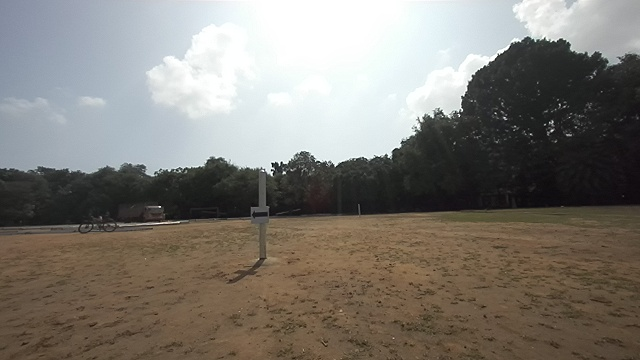
#> input picture learning_tasks/learning_task_1/arrow_left.jpg, 640 x 360 px
$ python arrow_dir_8.py
#> lines starting #> are read from the running program, lines starting #| are printed output that depends on the picture; after the words box and inside, x2 and y2 are one past the last pixel; in counts of white or black regions, pixels touching at a corner belong together
import cv2
import numpy as np
import matplotlib.pyplot as plt

def process_arrow(img_path):
    # Loading the image
#> called with img_path = 'arrow_left.jpg'
    img_orig = cv2.imread(img_path)
#> img_orig is the input picture: shape (360, 640, 3); mean B, G, R 115.6, 122.6, 127.1

    if img_orig is None:
        # If the image isn't found, return a blank black image with an error text
        blank_img = np.zeros((300, 400, 3), dtype=np.uint8)
        cv2.putText(blank_img, "Image Not Found", (50, 150), cv2.FONT_HERSHEY_SIMPLEX, 1, (0, 0, 255), 2)
        return blank_img, "File Missing"

    # --- DEBUG 1: Original Image ---
    # cv2.imshow("Debug 1: Original Image", img_orig)
    # cv2.waitKey(0)

    # --- CROPPING LOGIC ---
    # Top 30%, Left 5%, Right 5% of the ORIGINAL image (No Zoom, No Bottom Crop)
    height, width = img_orig.shape[:2]
#> height = 360; width = 640
    y_start = int(height * 0.30)
#> y_start = 108
    y_end = height
#> y_end = 360
    x_start = int(width * 0.05)
#> x_start = 32
    x_end = int(width * 0.95)
#> x_end = 608

    img_cropped = img_orig[y_start:y_end, x_start:x_end]

    # --- DEBUG 2: Cropped Region of Interest ---
    # cv2.imshow("Debug 2: Cropped Image", img_cropped)
    # cv2.waitKey(0)

    crop_height, crop_width = img_cropped.shape[:2]
#> crop_height = 252; crop_width = 576
    gray_cropped = cv2.cvtColor(img_cropped, cv2.COLOR_BGR2GRAY)
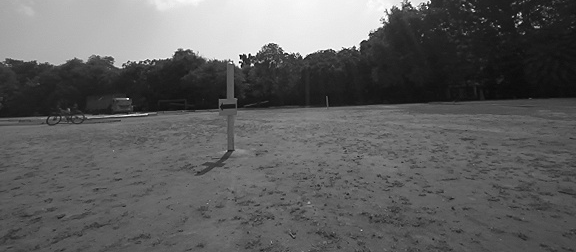
#> gray_cropped: shape (252, 576); min 1, max 255, mean 95.3

    # --- ADAPTIVE BINARY THRESHOLDING ---
    binary_cropped = cv2.adaptiveThreshold(
        gray_cropped,
        255,
        cv2.ADAPTIVE_THRESH_GAUSSIAN_C,
        cv2.THRESH_BINARY_INV,
        21,
        5
    )
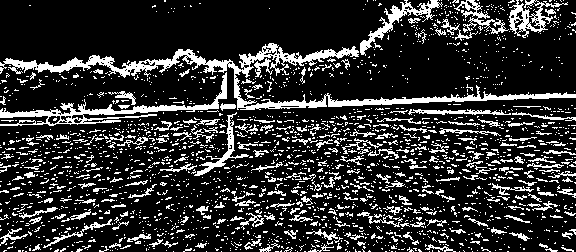
#> binary_cropped: shape (252, 576); 19% white in thin lines or dots

    # --- DEBUG 3: Adaptive Threshold ---
    # cv2.imshow("Debug 3: Adaptive Threshold Mask", binary_cropped)
    # cv2.waitKey(0)

    # Morphological closing removed.

    # --- FIND CONTOURS (Using RETR_TREE) ---
    contours_cropped, _ = cv2.findContours(binary_cropped, cv2.RETR_TREE, cv2.CHAIN_APPROX_SIMPLE)
#> contours_cropped = 2496 contours, 2381 with area under 20; largest, box (x1, y1, x2, y2) and area: (0, 43, 576, 110) 4212, (0, 72, 227, 126) 1630, (509, 0, 568, 38) 755, (360, 0, 443, 56) 692, (454, 0, 509, 34) 410

    valid_contours = []

    for cnt in contours_cropped:
        x, y, w, h = cv2.boundingRect(cnt)
        touches_edge = (x <= 10 or y <= 10 or (x + w) >= (crop_width - 10) or (y + h) >= (crop_height - 10))

        if not touches_edge and h > 0:
            area = cv2.contourArea(cnt)
            aspect_ratio = float(w) / h

            # Area > 50, Aspect Ratio between 1.0 and 4.0 (Length limit removed)
            if area > 50 and (1.0 < aspect_ratio < 4.0):

                # --- The Geometry Filter ---
                blank_mask = np.zeros(gray_cropped.shape, dtype=np.uint8)
                cv2.drawContours(blank_mask, [cnt], -1, 255, 1)
                lines = cv2.HoughLinesP(blank_mask, 1, np.pi/180, threshold=20, minLineLength=20, maxLineGap=5)

                if lines is not None:

                    # --- THE "HALO" BACKGROUND CHECK ---
                    single_arrow_mask = np.zeros(gray_cropped.shape, dtype=np.uint8)
                    cv2.drawContours(single_arrow_mask, [cnt], -1, 255, thickness=cv2.FILLED)

                    dilate_kernel = np.ones((3, 3), np.uint8)
                    inner_mask = cv2.dilate(single_arrow_mask, dilate_kernel, iterations=1)
                    outer_mask = cv2.dilate(single_arrow_mask, dilate_kernel, iterations=5)

                    halo_mask = cv2.subtract(outer_mask, inner_mask)
                    normal_binary = cv2.bitwise_not(binary_cropped)
                    mean_halo_color = cv2.mean(normal_binary, mask=halo_mask)[0]

                    # --- DEBUG 4: Halo Testing Area ---
                    # cv2.imshow("Debug 4: Halo Ring Testing Area", halo_mask)
                    # cv2.waitKey(0)

                    if mean_halo_color > 200:
                        valid_contours.append(cnt)
#> this loop made 2496 passes
#> (x, y, w, h, touches_edge) on passes 2 to 4: (472, 251, 1, 1, True), (459, 251, 1, 1, True), (429, 251, 1, 1, True)
#> blank_mask: shape (252, 576); 0.03% white in thin lines or dots, all inside (x1, y1, x2, y2) = (488, 20, 502, 32)
#> normal_binary: shape (252, 576); 81% white; black in thin lines or dots
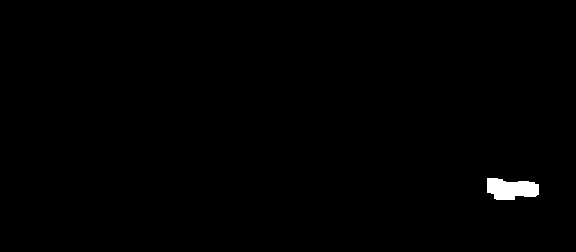
#> outer_mask: shape (252, 576); 0.6% white; 1 white region, box (x1, y1, x2, y2) and area: (487, 178, 539, 200) 867
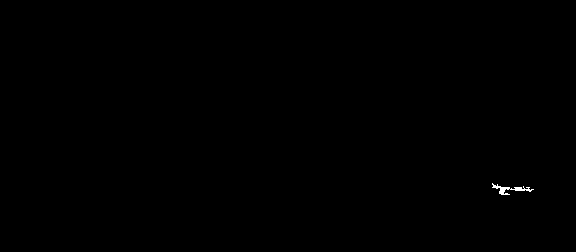
#> single_arrow_mask: shape (252, 576); 0.1% white; 1 white region
#> after the loop, valid_contours = 3 contours; box (x1, y1, x2, y2) and area: (492, 183, 534, 195) 90, (19, 207, 58, 219) 65, (306, 229, 338, 240) 62

    output_img_cropped = img_cropped.copy()
    cv2.drawContours(output_img_cropped, valid_contours, -1, (0, 255, 0), 2)
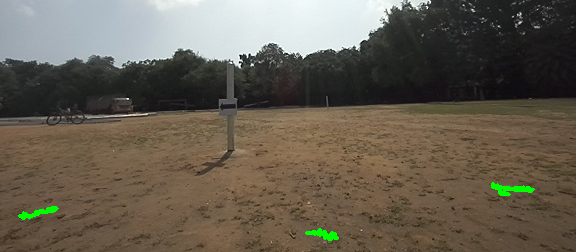
#> output_img_cropped: shape (252, 576, 3); mean B, G, R 81.8, 94.8, 102.6

    detected_direction = "Not Found"

    if len(valid_contours) > 0:
        largest_contour = max(valid_contours, key=cv2.contourArea)
#> largest_contour = contour of 74 points, box (x1, y1, x2, y2) (492, 183, 534, 195), area 90

        M_cropped = cv2.moments(largest_contour)
#> M_cropped = moments, m00 90, centre m10/m00, m01/m00 = (508.7, 188.9)

        if M_cropped["m00"] != 0:
            cX_cropped = int(M_cropped["m10"] / M_cropped["m00"])
#> cX_cropped = 508
            cY_cropped = int(M_cropped["m01"] / M_cropped["m00"])
#> cY_cropped = 188

            leftmost = tuple(largest_contour[largest_contour[:,:,0].argmin()][0])
#> leftmost = (492, 183)
            rightmost = tuple(largest_contour[largest_contour[:,:,0].argmax()][0])
#> rightmost = (533, 189)

            dist_to_left = np.sqrt((cX_cropped - leftmost[0])**2 + (cY_cropped - leftmost[1])**2)
#> dist_to_left = 16.76
            dist_to_right = np.sqrt((cX_cropped - rightmost[0])**2 + (cY_cropped - rightmost[1])**2)
#> dist_to_right = 25.02

            isolated_arrow_mask = np.zeros(gray_cropped.shape, dtype=np.uint8)
            cv2.drawContours(isolated_arrow_mask, [largest_contour], -1, 255, thickness=cv2.FILLED)
            dist_transform = cv2.distanceTransform(isolated_arrow_mask, cv2.DIST_L2, 5)

            # --- DEBUG 5: Distance Transform ---
            # cv2.imshow("Debug 5: Distance Transform Heatmap", cv2.normalize(dist_transform, None, 0, 1.0, cv2.NORM_MINMAX))
            # cv2.waitKey(0)

            cv2.circle(output_img_cropped, (cX_cropped, cY_cropped), 5, (0, 0, 255), -1)
#> output_img_cropped: shape (252, 576, 3); 0.06% of pixels changed, all inside (x1, y1, x2, y2) = (503, 183, 514, 194)
            cv2.circle(output_img_cropped, leftmost, 4, (255, 0, 0), -1)
#> output_img_cropped: shape (252, 576, 3); mean B, G, R 81.8, 94.7, 102.7
            cv2.circle(output_img_cropped, rightmost, 4, (255, 0, 0), -1)

            if dist_to_right < dist_to_left:
                detected_direction = "right arrow"
            else:
                detected_direction = "left arrow"

            text_position = (cX_cropped + 15, cY_cropped - 15)
#> text_position = (523, 173)
            cv2.putText(output_img_cropped, detected_direction, text_position,
                        cv2.FONT_HERSHEY_SIMPLEX, 0.6, (255, 0, 255), 2)
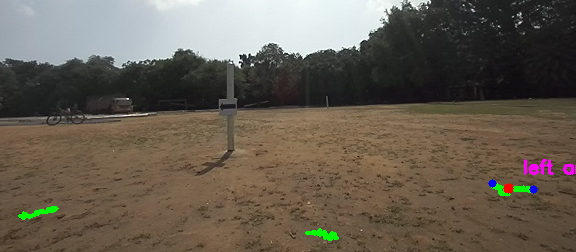
#> output_img_cropped: shape (252, 576, 3); mean B, G, R 82.4, 94.5, 103

    # Return the processed image and the final text logic for the Matplotlib title
    return output_img_cropped, detected_direction


# ==========================================
# MAIN BATCH PROCESSING & MATPLOTLIB PLOTTING
# ==========================================

print("Starting Batch Processing...")

# --- UPDATED: The 6 files you want to process ---
image_files = [
    "arrow_left.jpg", "arrow_right.jpg",
    "arrow_left_2.jpg", "arrow_right_2.jpg",
    "arrow_left_3.jpg", "arrow_right_3.jpg"
]

# Set up a 3x2 grid in Matplotlib
fig, axes = plt.subplots(3, 2, figsize=(12, 10))
fig.canvas.manager.set_window_title('Arrow Detection Pipeline Results')

# Flatten the axes array to easily iterate over it
axes = axes.flatten()

for i, filename in enumerate(image_files):
    print(f"Processing: {filename}...")

    # Pass the image through our pipeline
    processed_img, direction = process_arrow(filename)
#> direction = 'left arrow'

    # OpenCV uses BGR, but Matplotlib requires RGB format to display colors correctly
    img_rgb = cv2.cvtColor(processed_img, cv2.COLOR_BGR2RGB)

    # Plot the image on the corresponding grid square
    axes[i].imshow(img_rgb)
    axes[i].set_title(f"File: {filename}\nResult: {direction}", fontweight="bold")
    axes[i].axis('off')  # Hide the X and Y axis tick marks
#> pass 2 of the loop `for i, filename in enumerate(image_files):`:
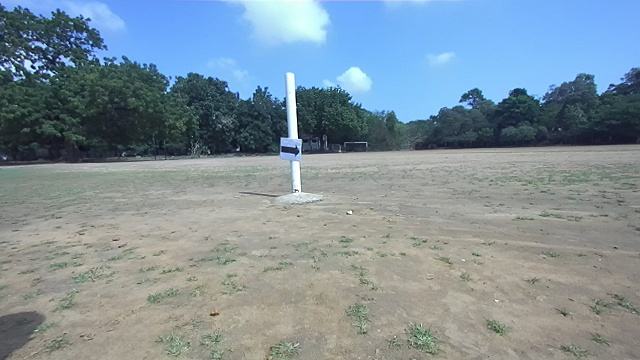
#> input picture learning_tasks/learning_task_1/arrow_right.jpg, 640 x 360 px
#> in process_arrow, img_orig is the input picture: shape (360, 640, 3); mean B, G, R 154.6, 144.8, 128.3
#> in process_arrow (call 2), `binary_cropped = cv2.adaptiveThreshold( gray_cropped, 255, cv2.ADAPTIV..`:
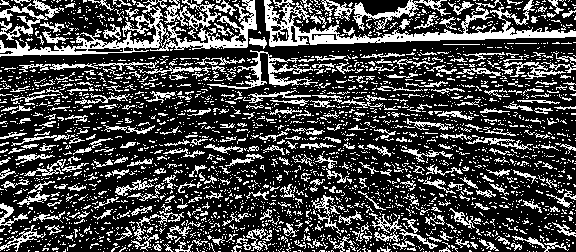
#> binary_cropped: shape (252, 576); 27.8% white in thin lines or dots
#> contours_cropped = 3580 contours, 3370 with area under 20; largest, box (x1, y1, x2, y2) and area: (0, 0, 257, 57) 4284, (264, 0, 576, 47) 3404, (149, 1, 209, 44) 824, (321, 0, 451, 31) 819, (207, 50, 318, 89) 582
#> the loop in process_arrow (call 2), `for cnt in contours_cropped:` made 3580 passes
#> cnt on passes 22 to 24: [[192, 251]], [[143, 251]], [[103, 251]]
#> isolated_arrow_mask: shape (252, 576); 0.64% white; 1 white region, box (x1, y1, x2, y2) and area: (207, 50, 318, 89) 926
#> in process_arrow (call 2), `cv2.putText(output_img_cropped, detected_direction, text_position, cv2..`:
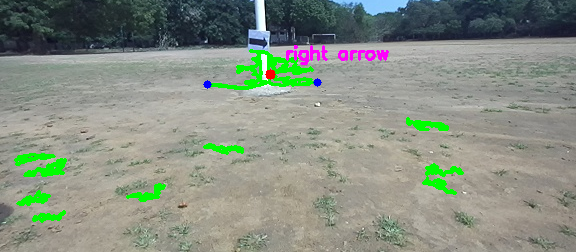
#> output_img_cropped: shape (252, 576, 3); mean B, G, R 130.7, 143, 134.8
#> pass 3 of the loop `for i, filename in enumerate(image_files):`:
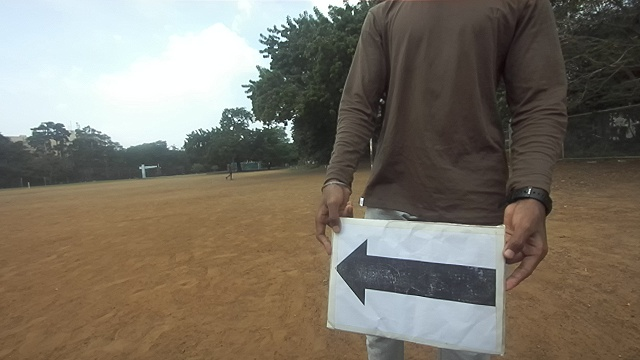
#> input picture learning_tasks/learning_task_1/arrow_left_2.jpg, 640 x 360 px
#> in process_arrow, img_orig is the input picture: shape (360, 640, 3); mean B, G, R 103, 115.3, 122.7
#> in process_arrow (call 3), `binary_cropped = cv2.adaptiveThreshold( gray_cropped, 255, cv2.ADAPTIV..`:
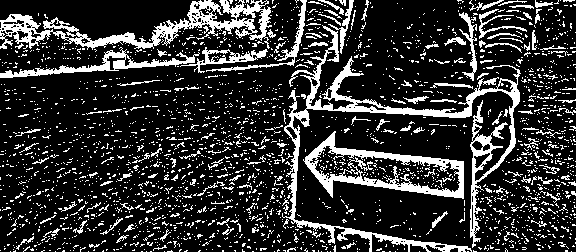
#> binary_cropped: shape (252, 576); 19.8% white; 2477 white regions (2338 under 20 px), largest, box (x1, y1, x2, y2) and area: (282, 25, 521, 252) 6084, (0, 0, 272, 50) 3859, (303, 131, 464, 199) 2844
#> the loop in process_arrow (call 3), `for cnt in contours_cropped:` made 2799 passes
#> cnt on passes 1 to 3: [[571, 251]], [[467, 251], [468, 251]], [[419, 251]]
#> isolated_arrow_mask: shape (252, 576); 3.9% white; 1 white region, box (x1, y1, x2, y2) and area: (303, 131, 464, 199) 5721
#> in process_arrow (call 3), `cv2.putText(output_img_cropped, detected_direction, text_position, cv2..`:
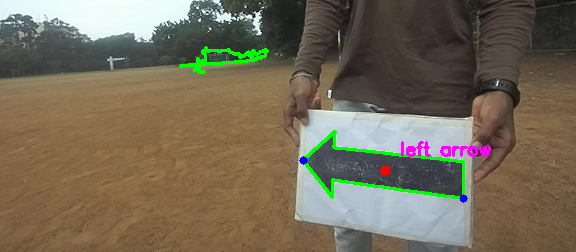
#> output_img_cropped: shape (252, 576, 3); mean B, G, R 87.9, 106.8, 116.7
#> the loop made 6 passes; the first 3 are shown

# Adjust layout so titles don't overlap and show the final plot
plt.tight_layout()
print("Rendering Grid...")
plt.show()
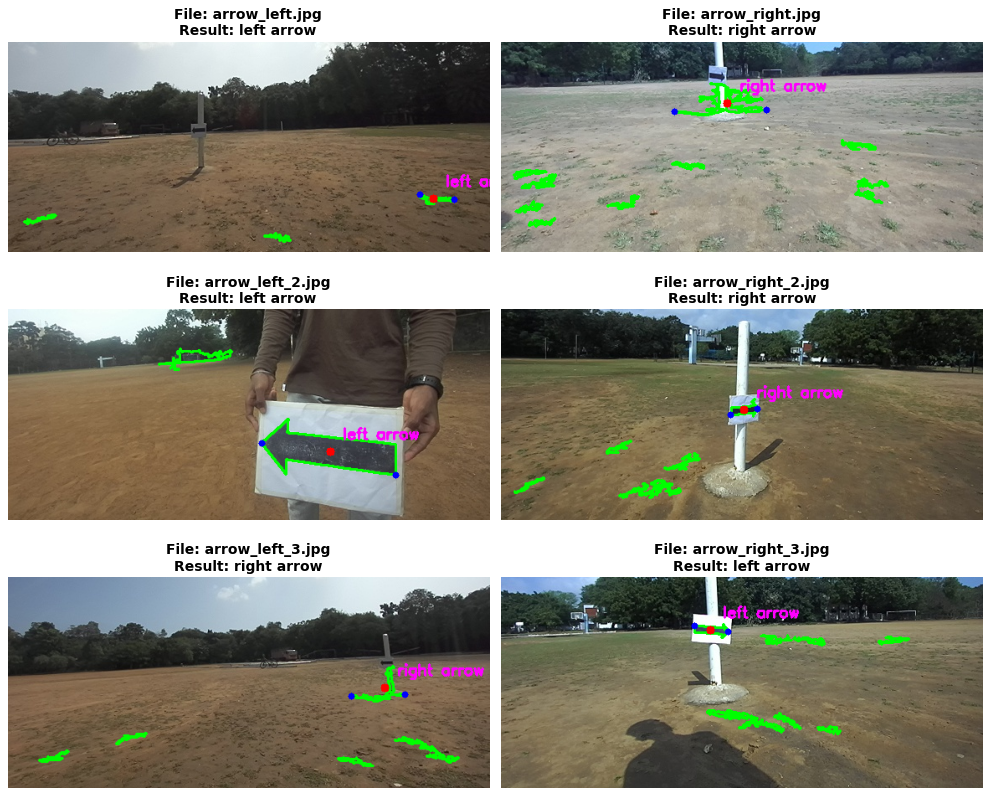
#> figure drawn by matplotlib, 6 panels
